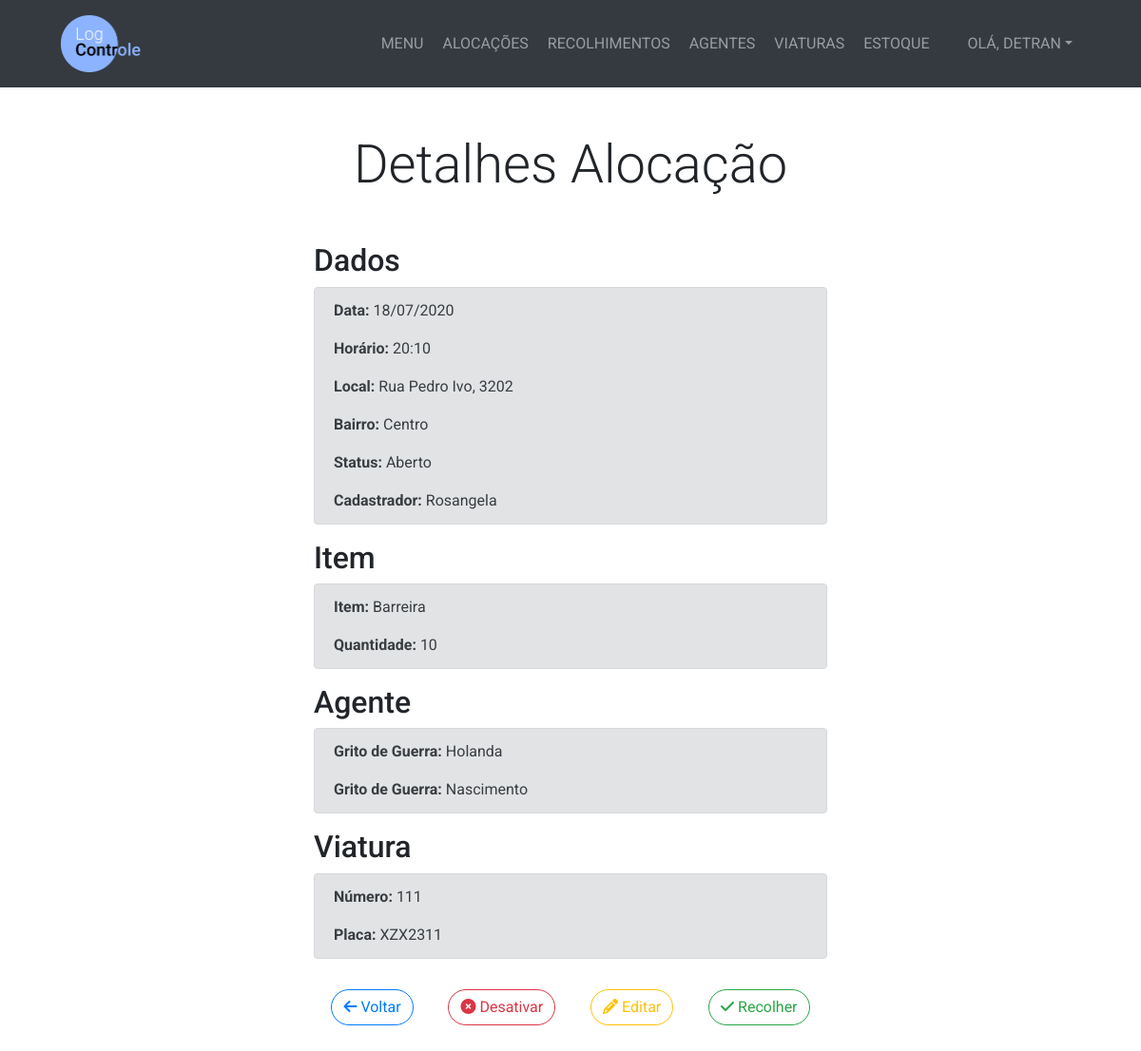
The page /alocacao/42/detalhes/ (signed in) on the database its author committed.
### management/models.py (models this page shows, shortened)
class Alocacao(models.Model):
    TURNO_CHOICES = (
        ('Manhã', 'Manhã'),
        ('Tarde', 'Tarde'),
        ('Noite', 'Noite'),
        ('Madrugada', 'Madrugada')
    )
    STATUS_CHOICES = (
        ('Aberto', 'Aberto'),
        ('Fechado', 'Fechado'),
        ('Desativado', 'Desativado')
    )
    data = models.DateField()
    horario = models.TimeField()
    item = models.ForeignKey(Item, on_delete=models.PROTECT)
    quantidade = models.IntegerField()
    turno = models.CharField(max_length=10, choices=TURNO_CHOICES)
    viatura = models.ForeignKey(Viatura, on_delete=models.PROTECT, blank=True, null=True)
    rua = models.CharField(max_length=200)
    numero = models.CharField(max_length=10)
    bairro = models.CharField(max_length=25)
    complemento = models.CharField(max_length=25, blank=True)
    motivo = models.CharField(max_length=100, blank=True)
    cadastrador = models.ForeignKey(User, on_delete=models.PROTECT)
    status = models.CharField(max_length=11, choices=STATUS_CHOICES, default='Fechado')

class Item(models.Model):
    nome = models.CharField(max_length=100)

class Agente(models.Model):
    SEXO_CHOICES = (
        ('Feminino', 'Feminino'),
        ('Masculino', 'Masculino')
    )
    nome = models.CharField(max_length=200)
    datanascimento = models.DateField()
    sexo = models.CharField(max_length=10, choices=SEXO_CHOICES)
    gritodeguerra = models.CharField(max_length=50)

class Viatura(models.Model):
    numero = models.IntegerField()
    placa = models.CharField(max_length=7)

### management/views.py (the view, shortened to what this page needs)
# urls.py: path('alocacao/<int:pk_alocacao>/detalhes/', views.detalhe_alocacao, name='detalhe_alocacao'),
@login_required
def detalhe_alocacao(request, pk_alocacao):
    alocacao = get_object_or_404(Alocacao, pk=pk_alocacao)
    agentes = AlocacaoAgente.objects.filter(alocacao_id=pk_alocacao)
    if request.method == 'GET':
        agente_1 = agentes[0].agente.gritodeguerra
        if len(agentes) > 1:
            agente_2 = agentes[1].agente.gritodeguerra
            return render(request, 'management/detalhe_alocacao.html', {'alocacao':alocacao, 'agente_1':agente_1, 'agente_2':agente_2})
        return render(request, 'management/detalhe_alocacao.html', {'alocacao':alocacao, 'agente_1':agente_1})

### management/templates/management/detalhe_alocacao.html (shortened to what this page needs)
{% extends 'management/base.html' %}
{% block content %}
  <section class="py-5">
    <div class="container">
      <h1 class="display-4 text-center mb-5">Detalhes Alocação</h1>
      <div class="row justify-content-center">
        <div class="col-lg-6">
          <h2>Dados</h2>
          <div class="alert alert-secondary">
            <p><strong>Data:</strong> {{ alocacao.data|date:'d/m/Y' }}</p>
            <p><strong>Horário:</strong> {{ alocacao.horario|date:'H:i' }}</p>
            <p><strong>Local:</strong> {{ alocacao.rua }}, {{ alocacao.numero }}</p>
            <p><strong>Bairro:</strong> {{ alocacao.bairro }}</p>
            <p><strong>Status:</strong> {{ alocacao.status }}</p>
            <p class="mb-0"><strong>Cadastrador:</strong> <span style="text-transform: capitalize;">{{ alocacao.cadastrador }}</span></p>
          </div>
          <h2>Item</h2>
          <div class="alert alert-secondary">
            <p><strong>Item:</strong> {{ alocacao.item.nome }}</p>
            <p class="mb-0"><strong>Quantidade:</strong> {{ alocacao.quantidade }}</p>
          </div>
          <h2>Agente{{ agentes.count|pluralize }}</h2>
          <div class="alert alert-secondary">
            {% if agente_2 %}
              <p><strong>Grito de Guerra:</strong> {{ agente_1 }}</p>
              <p class="mb-0"><strong>Grito de Guerra:</strong> {{ agente_2 }}</p>
            {% else %}
              <p class="mb-0"><strong>Grito de Guerra:</strong> {{ agente_1 }}</p>
            {% endif %}
          </div>
          {% if alocacao.viatura %}
            <h2>Viatura</h2>
            <div class="alert alert-secondary">
              <p><strong>Número:</strong> {{ alocacao.viatura.numero }}</p>
              <p class="mb-0"><strong>Placa:</strong> {{ alocacao.viatura.placa }}</p>
            </div>
          {% endif %}
          <div class="d-flex">
            <a href="{% url 'menu_alocacao' %}" class="btn btn-outline-primary rounded-pill mt-3 mx-auto"><i class="fas fa-arrow-left"></i> Voltar</a>
            {% if alocacao.status == 'Aberto' %}
              <a href="#" data-toggle="modal" data-target="#desativar-alocacao" class="btn btn-outline-danger rounded-pill mt-3 mx-auto" id="btn-desativar">
                <i class="fas fa-times-circle"></i> Desativar
              </a>
              <a href="{% url 'editar_alocacao' alocacao.id %}" class="btn btn-outline-warning rounded-pill mt-3 mx-auto"><i class="fas fa-pencil-alt"></i> Editar</a>
              {% if alocacao.quantidade > 1 %}
                <a href="#" data-toggle="modal" data-target="#modal-escolha-recolhimento" class="btn btn-outline-success rounded-pill mt-3 mx-auto">
                  <i class="fas fa-check"></i> Recolher
                </a>
              {% else %}
                <a href="{% url 'cadastrar_recolhimento' alocacao.id %}" class="btn btn-outline-success rounded-pill mt-3 mx-auto"><i class="fas fa-check"></i> Recolher</a>
              {% endif %}
            {% elif alocacao.status == 'Desativado' %}
              <a href="#" data-toggle="modal" data-target="#ativar-alocacao" class="btn btn-outline-success rounded-pill mt-3 mx-auto" id="btn-ativar"><i class="fas fa-check"></i> Ativar</a>
            {% endif %}
          </div>
        </div>
      </div>
    </div>
  </section>
{% endblock %}

### management/templates/management/base.html (shortened to what this page needs)
<!DOCTYPE html>
<html lang="pt-br" dir="ltr">
  {% load static %}
  <head>
    <link
      rel="stylesheet"
      href="https://stackpath.bootstrapcdn.com/bootstrap/4.5.0/css/bootstrap.min.css"
    />
    <link rel="stylesheet" type="text/css" href="{% static 'management/css/style.css' %}">
    <link rel="stylesheet" href="{% static 'management/css/bootstrap-datepicker.css' %}">
  </head>
  <body>
    <nav class="navbar navbar-expand-lg bg-dark navbar-dark py-3" id="main-nav">
      <a href="{% url 'home' %}" class="ml-5">
        <img src="{% static 'management/Logo.png' %}" alt="Logo LogControle" style="max-height: 60px;">
      </a>
      <div class="collapse navbar-collapse" id="navbarCollapse">
        <ul class="navbar-nav ml-auto">
          <li class="nav-item">
            <a href="{% url 'home' %}" class="nav-link ml-1">MENU</a>
          </li>
          <li class="nav-item">
            <a href="{% url 'menu_alocacao' %}" class="nav-link ml-1">ALOCAÇÕES</a>
          </li>
          <li class="nav-item">
            <a href="{% url 'menu_recolhimento' %}" class="nav-link ml-1">RECOLHIMENTOS</a>
          </li>
          <li class="nav-item">
            <a href="{% url 'menu_agente' %}" class="nav-link ml-1">AGENTES</a>
          </li>
          <li class="nav-item">
            <a href="{% url 'menu_viatura' %}" class="nav-link ml-1">VIATURAS</a>
          </li>
          <li class="nav-item">
            <a href="{% url 'menu_estoque' %}" class="nav-link ml-1">ESTOQUE</a>
          </li>
          <li class="nav-item dropdown ml-4 mr-5">
            <a href="#" class="nav-link dropdown-toggle" data-toggle="dropdown" aria-expanded="false">OLÁ, <span style="text-transform: uppercase;">{{ user.username }}</span></a>
          </li>
        </ul>
      </div>
    </nav>
    {% block content %} {% endblock %}
  </body>
</html>

### management/static/management/css/style.css (style rules this page uses)
body { font-family: 'Roboto', Arial; }

### rows shown on the page
Alocacao: data "18/07/2020", horario "20:10", rua "Rua Pedro Ivo", numero "3202", bairro "Centro", status "Aberto", cadastrador "Rosangela", item.nome "Barreira", quantidade "10", viatura.numero "111", viatura.placa "XZX2311"
Agente: gritodeguerra "Holanda"
Agente: gritodeguerra "Nascimento"

### other values the page prints
{{ user.username }} "DETRAN"
